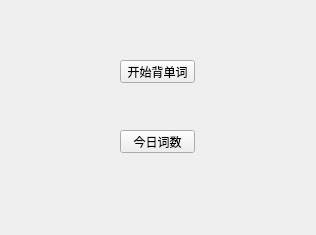
<?xml version="1.0" encoding="UTF-8"?>
<ui version="4.0">
 <class>ReciteHelper</class>
 <widget class="QWidget" name="ReciteHelper">
  <property name="geometry">
   <rect>
    <x>0</x>
    <y>0</y>
    <width>316</width>
    <height>235</height>
   </rect>
  </property>
  <property name="windowTitle">
   <string>Form</string>
  </property>
  <widget class="QPushButton" name="start_btn">
   <property name="geometry">
    <rect>
     <x>120</x>
     <y>60</y>
     <width>75</width>
     <height>23</height>
    </rect>
   </property>
   <property name="text">
    <string>开始背单词</string>
   </property>
  </widget>
  <widget class="QPushButton" name="set_btn">
   <property name="geometry">
    <rect>
     <x>120</x>
     <y>130</y>
     <width>75</width>
     <height>23</height>
    </rect>
   </property>
   <property name="text">
    <string>今日词数</string>
   </property>
  </widget>
 </widget>
 <resources/>
 <connections/>
</ui>
